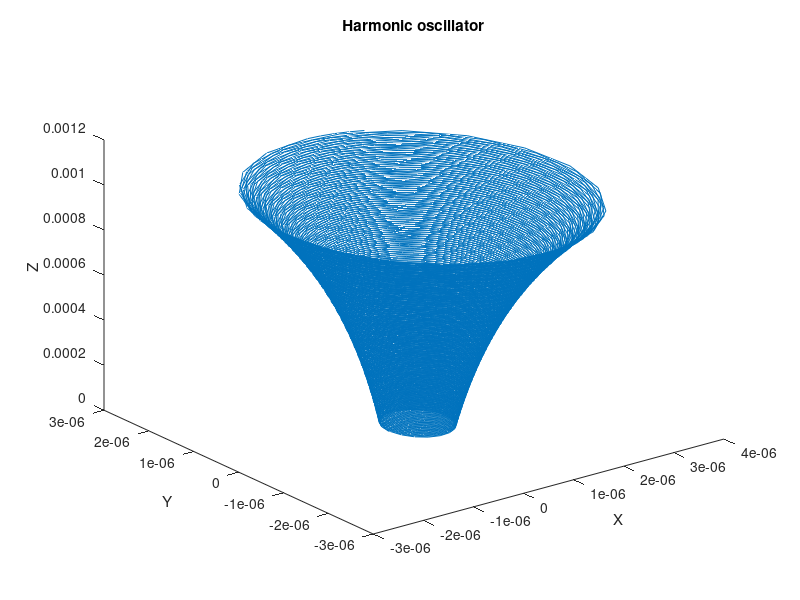

Reproduce this figure in MATLAB.
clear all; close all; clc;

q=1.6e-19;
m=9.1e-31;
B=[0,0,1];
E=[0,10,0];

dy=@(t,y) [y(4); y(5); y(6);
(q/m)*( E(1) + ( y(5)*B(3) - y(6)*B(2) ));
(q/m)*( E(2) + ( y(6)*B(1) - y(4)*B(3) ));
(q/m)*( E(3) + ( y(4)*B(2) - y(5)*B(1) ))];


delta_t=[0 1e-8];
a_i=[0 0 0, 0 1e5 1e5];

options=odeset('RelTol',1e-2); %,'AbsTol',1e-8);
[t, x] = ode45(dy, delta_t, a_i,options);

% [azimuth,elevation,r] = cart2sph(x(:,1),x(:,2),x(:,3))

%r = sqrt(x(:,1).^2 + x(:,2).^2 + x(:,3).^2);
%v1 = atan(sqrt(x(:,1) + x(:,2))/x(:,3));
%v2 = atan(x(:,2)/x(:,1));



figure(1)
plot3(x(:,1),x(:,2),x(:,3))
hold on 
title('Harmonic oscillator')
xlabel('X')
ylabel('Y')
zlabel('Z')
hold off

v = [x(:,4),x(:,5),x(:,6)]
r = (m * sin(v))/(abs(q)*B)

% figure(2)
% plot(r,t)
% hold on
% title('radius v tid') 
% ylabel('radius[m]')
% xlabel('tid [s]')
% hold off
